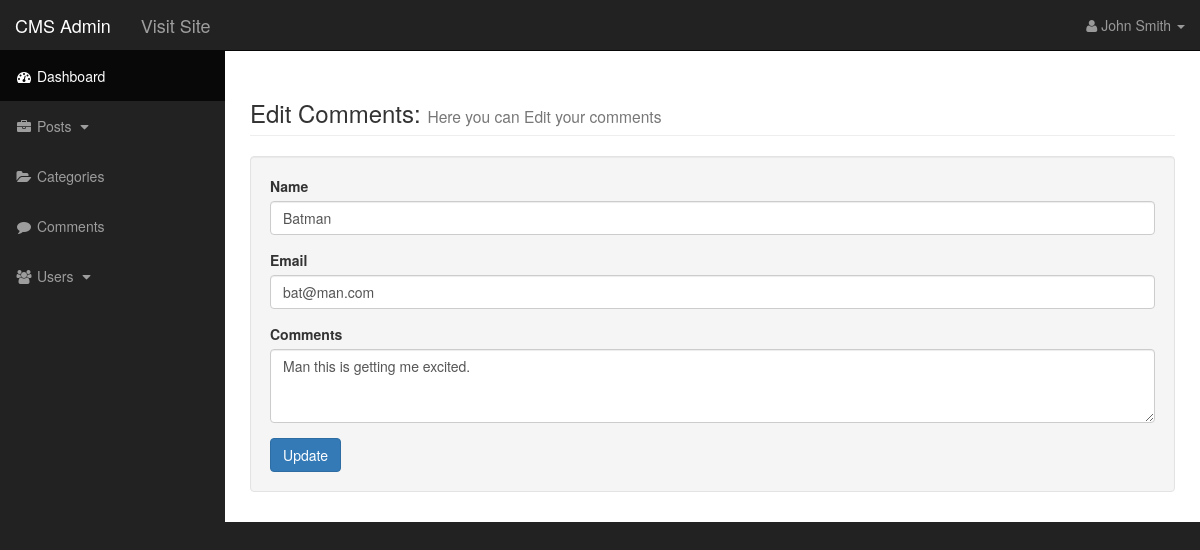
/admin/comments.php?source=edit_comment&comment_id=2, run on the app's committed database.
### tables this page shows
CREATE TABLE `comments` (
  `comment_id` int(5) NOT NULL,
  `comment_post_id` int(5) NOT NULL,
  `comment_author` varchar(255) NOT NULL,
  `comment_email` varchar(255) NOT NULL,
  `comment_content` text NOT NULL,
  `comment_status` varchar(255) NOT NULL,
  `comment_date` date NOT NULL
);

### admin/includes/edit_comments.php (the view, shortened to what this page needs)
<?php
				$get_values = editCommentsStep1();
       $comment_content = $get_values['comment_content'];
       $comment_author = $get_values['comment_author'];
       $comment_email = $get_values['comment_email'];
  	editCommentsStep2();
   ?>
<h3 class="page-header">
                      Edit Comments:
                      <small> Here you can Edit your comments</small>
                  </h3>
<div class="well">
                <form role="form" action="" method="post" data-toggle="validator">
                    <div class="form-group">
                    <label for="comment_author">Name</label>
                        <input type="text" class="form-control" name="comment_author" value="<?php echo $comment_author ?>" required>
                    </div>
                    <div class="form-group">
                        <label for="comment_email">Email</label>
                        <input type="email" class="form-control" name="comment_email" data-error="Bruh, that email address is invalid" value="<?php echo $comment_email ?>" required>
                    </div>
                    <div class="form-group">
                        <label for="comment_content">Comments</label>
                        <textarea class="form-control" rows="3" name="comment_content" required><?php echo $comment_content ?></textarea>
                    </div>
                    <button type="submit" class="btn btn-primary" name="update_comment">Update</button>
                </form>
         	  </div>

### admin/css/sb-admin.css (style rules this page uses)
body { margin-top: 100px; background-color: #222; }
@media (min-width:768px) { body { margin-top: 50px; } }

### data on the page
comments: comment_author "Batman", comment_email "bat@man.com", comment_content "Man this is getting me excited."
